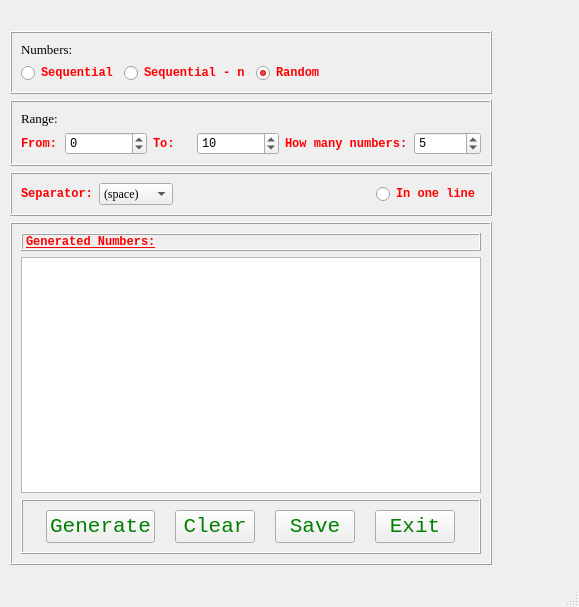
<?xml version="1.0" encoding="UTF-8"?>
<ui version="4.0">
 <class>Generator</class>
 <widget class="QMainWindow" name="Generator">
  <property name="geometry">
   <rect>
    <x>0</x>
    <y>0</y>
    <width>579</width>
    <height>607</height>
   </rect>
  </property>
  <property name="windowTitle">
   <string>Number Generator</string>
  </property>
  <widget class="QWidget" name="centralwidget">
   <widget class="QWidget" name="layoutWidget">
    <property name="geometry">
     <rect>
      <x>10</x>
      <y>31</y>
      <width>482</width>
      <height>534</height>
     </rect>
    </property>
    <layout class="QVBoxLayout" name="verticalLayout_2">
     <item>
      <widget class="QFrame" name="frame">
       <property name="layoutDirection">
        <enum>Qt::LeftToRight</enum>
       </property>
       <property name="frameShape">
        <enum>QFrame::Box</enum>
       </property>
       <property name="frameShadow">
        <enum>QFrame::Raised</enum>
       </property>
       <property name="lineWidth">
        <number>1</number>
       </property>
       <property name="midLineWidth">
        <number>0</number>
       </property>
       <layout class="QFormLayout" name="formLayout">
        <item row="0" column="0">
         <widget class="QLabel" name="label_3">
          <property name="font">
           <font>
            <family>Times New Roman</family>
            <pointsize>10</pointsize>
           </font>
          </property>
          <property name="text">
           <string>Numbers: </string>
          </property>
         </widget>
        </item>
        <item row="1" column="0">
         <layout class="QHBoxLayout" name="horizontalLayout">
          <item>
           <widget class="QRadioButton" name="sequential">
            <property name="font">
             <font>
              <family>Consolas</family>
              <weight>75</weight>
              <bold>true</bold>
             </font>
            </property>
            <property name="layoutDirection">
             <enum>Qt::LeftToRight</enum>
            </property>
            <property name="styleSheet">
             <string notr="true">QRadioButton {color:red}</string>
            </property>
            <property name="text">
             <string>Sequential</string>
            </property>
           </widget>
          </item>
          <item>
           <widget class="QRadioButton" name="sequentialn">
            <property name="font">
             <font>
              <family>Consolas</family>
              <weight>75</weight>
              <bold>true</bold>
             </font>
            </property>
            <property name="styleSheet">
             <string notr="true">QRadioButton {color:red}</string>
            </property>
            <property name="text">
             <string>Sequential - n</string>
            </property>
           </widget>
          </item>
          <item>
           <widget class="QRadioButton" name="random">
            <property name="sizePolicy">
             <sizepolicy hsizetype="Preferred" vsizetype="Preferred">
              <horstretch>0</horstretch>
              <verstretch>0</verstretch>
             </sizepolicy>
            </property>
            <property name="maximumSize">
             <size>
              <width>16777215</width>
              <height>21</height>
             </size>
            </property>
            <property name="font">
             <font>
              <family>Consolas</family>
              <weight>75</weight>
              <bold>true</bold>
             </font>
            </property>
            <property name="layoutDirection">
             <enum>Qt::LeftToRight</enum>
            </property>
            <property name="styleSheet">
             <string notr="true">QRadioButton {color:red}</string>
            </property>
            <property name="text">
             <string>Random</string>
            </property>
            <property name="checked">
             <bool>true</bool>
            </property>
           </widget>
          </item>
         </layout>
        </item>
       </layout>
      </widget>
     </item>
     <item>
      <widget class="QFrame" name="frame_2">
       <property name="frameShape">
        <enum>QFrame::Box</enum>
       </property>
       <property name="frameShadow">
        <enum>QFrame::Raised</enum>
       </property>
       <layout class="QHBoxLayout" name="horizontalLayout_2">
        <item>
         <layout class="QGridLayout" name="gridLayout_2">
          <item row="1" column="2">
           <widget class="QLabel" name="minimumLabel">
            <property name="font">
             <font>
              <family>Consolas</family>
              <weight>75</weight>
              <bold>true</bold>
             </font>
            </property>
            <property name="styleSheet">
             <string notr="true">QLabel{ color: red}</string>
            </property>
            <property name="text">
             <string>To:</string>
            </property>
           </widget>
          </item>
          <item row="1" column="5">
           <widget class="QSpinBox" name="numbers">
            <property name="font">
             <font>
              <family>Consolas</family>
             </font>
            </property>
            <property name="maximum">
             <number>99999</number>
            </property>
            <property name="value">
             <number>5</number>
            </property>
           </widget>
          </item>
          <item row="1" column="1" alignment="Qt::AlignRight">
           <widget class="QSpinBox" name="minimumSpinBox">
            <property name="sizePolicy">
             <sizepolicy hsizetype="MinimumExpanding" vsizetype="Fixed">
              <horstretch>0</horstretch>
              <verstretch>0</verstretch>
             </sizepolicy>
            </property>
            <property name="font">
             <font>
              <family>Consolas</family>
             </font>
            </property>
            <property name="minimum">
             <number>-100000</number>
            </property>
            <property name="maximum">
             <number>100000</number>
            </property>
           </widget>
          </item>
          <item row="1" column="3" alignment="Qt::AlignRight">
           <widget class="QSpinBox" name="maximumSpinBox">
            <property name="sizePolicy">
             <sizepolicy hsizetype="Preferred" vsizetype="Fixed">
              <horstretch>0</horstretch>
              <verstretch>0</verstretch>
             </sizepolicy>
            </property>
            <property name="font">
             <font>
              <family>Consolas</family>
             </font>
            </property>
            <property name="minimum">
             <number>-100000</number>
            </property>
            <property name="maximum">
             <number>100000</number>
            </property>
            <property name="value">
             <number>10</number>
            </property>
           </widget>
          </item>
          <item row="1" column="4">
           <widget class="QLabel" name="label">
            <property name="font">
             <font>
              <family>Consolas</family>
              <weight>75</weight>
              <bold>true</bold>
             </font>
            </property>
            <property name="styleSheet">
             <string notr="true">QLabel{ color: red}</string>
            </property>
            <property name="text">
             <string>How many numbers:</string>
            </property>
           </widget>
          </item>
          <item row="1" column="0">
           <widget class="QLabel" name="maximumLabel">
            <property name="font">
             <font>
              <family>Consolas</family>
              <weight>75</weight>
              <bold>true</bold>
             </font>
            </property>
            <property name="styleSheet">
             <string notr="true">QLabel{ color: red}</string>
            </property>
            <property name="text">
             <string>From:</string>
            </property>
           </widget>
          </item>
          <item row="0" column="0">
           <widget class="QLabel" name="label_4">
            <property name="font">
             <font>
              <family>Times New Roman</family>
              <pointsize>10</pointsize>
             </font>
            </property>
            <property name="text">
             <string>Range:</string>
            </property>
           </widget>
          </item>
         </layout>
        </item>
       </layout>
      </widget>
     </item>
     <item>
      <widget class="QFrame" name="frame_5">
       <property name="frameShape">
        <enum>QFrame::Box</enum>
       </property>
       <property name="frameShadow">
        <enum>QFrame::Raised</enum>
       </property>
       <layout class="QHBoxLayout" name="horizontalLayout_3">
        <item alignment="Qt::AlignLeft">
         <widget class="QLabel" name="label_5">
          <property name="font">
           <font>
            <family>Consolas</family>
            <weight>75</weight>
            <bold>true</bold>
           </font>
          </property>
          <property name="styleSheet">
           <string notr="true">QLabel {color:red}</string>
          </property>
          <property name="text">
           <string>Separator:</string>
          </property>
         </widget>
        </item>
        <item alignment="Qt::AlignLeft">
         <widget class="QComboBox" name="separator">
          <property name="font">
           <font>
            <family>Times New Roman</family>
            <pointsize>9</pointsize>
           </font>
          </property>
          <item>
           <property name="text">
            <string>(space)</string>
           </property>
          </item>
          <item>
           <property name="text">
            <string>(nothing)</string>
           </property>
          </item>
          <item>
           <property name="text">
            <string>,</string>
           </property>
          </item>
          <item>
           <property name="text">
            <string>.</string>
           </property>
          </item>
         </widget>
        </item>
        <item>
         <spacer name="horizontalSpacer">
          <property name="orientation">
           <enum>Qt::Horizontal</enum>
          </property>
          <property name="sizeHint" stdset="0">
           <size>
            <width>40</width>
            <height>20</height>
           </size>
          </property>
         </spacer>
        </item>
        <item>
         <widget class="QRadioButton" name="oneLine">
          <property name="font">
           <font>
            <family>Consolas</family>
            <weight>75</weight>
            <bold>true</bold>
           </font>
          </property>
          <property name="styleSheet">
           <string notr="true">QRadioButton { color : red}</string>
          </property>
          <property name="text">
           <string>In one line</string>
          </property>
         </widget>
        </item>
       </layout>
      </widget>
     </item>
     <item>
      <widget class="QFrame" name="frame_3">
       <property name="frameShape">
        <enum>QFrame::Box</enum>
       </property>
       <property name="frameShadow">
        <enum>QFrame::Raised</enum>
       </property>
       <layout class="QVBoxLayout" name="verticalLayout">
        <item>
         <widget class="QLabel" name="label_2">
          <property name="font">
           <font>
            <family>Consolas</family>
            <weight>75</weight>
            <italic>false</italic>
            <bold>true</bold>
            <underline>true</underline>
           </font>
          </property>
          <property name="layoutDirection">
           <enum>Qt::LeftToRight</enum>
          </property>
          <property name="styleSheet">
           <string notr="true">QLabel { color : red; }</string>
          </property>
          <property name="frameShape">
           <enum>QFrame::Box</enum>
          </property>
          <property name="frameShadow">
           <enum>QFrame::Raised</enum>
          </property>
          <property name="text">
           <string>Generated Numbers:</string>
          </property>
         </widget>
        </item>
        <item>
         <widget class="QTextEdit" name="textEdit">
          <property name="readOnly">
           <bool>true</bool>
          </property>
         </widget>
        </item>
        <item>
         <widget class="QFrame" name="frame_4">
          <property name="frameShape">
           <enum>QFrame::Box</enum>
          </property>
          <property name="frameShadow">
           <enum>QFrame::Raised</enum>
          </property>
          <layout class="QHBoxLayout" name="horizontalLayout_4">
           <item>
            <widget class="QPushButton" name="generateButton">
             <property name="sizePolicy">
              <sizepolicy hsizetype="Fixed" vsizetype="Fixed">
               <horstretch>0</horstretch>
               <verstretch>0</verstretch>
              </sizepolicy>
             </property>
             <property name="font">
              <font>
               <family>Consolas</family>
               <pointsize>16</pointsize>
              </font>
             </property>
             <property name="styleSheet">
              <string notr="true">QPushButton {color:green}</string>
             </property>
             <property name="text">
              <string>Generate</string>
             </property>
            </widget>
           </item>
           <item>
            <widget class="QPushButton" name="clearButton">
             <property name="sizePolicy">
              <sizepolicy hsizetype="Fixed" vsizetype="Fixed">
               <horstretch>0</horstretch>
               <verstretch>0</verstretch>
              </sizepolicy>
             </property>
             <property name="font">
              <font>
               <family>Consolas</family>
               <pointsize>16</pointsize>
              </font>
             </property>
             <property name="styleSheet">
              <string notr="true">QPushButton {color:green}</string>
             </property>
             <property name="text">
              <string>Clear</string>
             </property>
            </widget>
           </item>
           <item>
            <widget class="QPushButton" name="saveButton">
             <property name="sizePolicy">
              <sizepolicy hsizetype="Fixed" vsizetype="Fixed">
               <horstretch>0</horstretch>
               <verstretch>0</verstretch>
              </sizepolicy>
             </property>
             <property name="font">
              <font>
               <family>Consolas</family>
               <pointsize>16</pointsize>
              </font>
             </property>
             <property name="styleSheet">
              <string notr="true">QPushButton {color:green}</string>
             </property>
             <property name="text">
              <string>Save</string>
             </property>
            </widget>
           </item>
           <item>
            <widget class="QPushButton" name="exitButton">
             <property name="sizePolicy">
              <sizepolicy hsizetype="Fixed" vsizetype="Fixed">
               <horstretch>0</horstretch>
               <verstretch>0</verstretch>
              </sizepolicy>
             </property>
             <property name="font">
              <font>
               <family>Consolas</family>
               <pointsize>16</pointsize>
              </font>
             </property>
             <property name="styleSheet">
              <string notr="true">QPushButton {color:green}</string>
             </property>
             <property name="text">
              <string>Exit</string>
             </property>
            </widget>
           </item>
          </layout>
         </widget>
        </item>
       </layout>
      </widget>
     </item>
    </layout>
   </widget>
  </widget>
  <widget class="QStatusBar" name="statusbar"/>
 </widget>
 <resources/>
 <connections/>
</ui>
